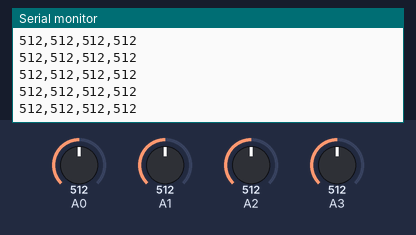
The sketch below on a simulated Arduino Uno, built with avr-gcc and run on an emulated ATmega328P. On the bench: the last lines printed to the serial monitor. The test bench sets the inputs (shaded band); at power-on: A0 = 512, A1 = 512, A2 = 512, A3 = 512.

Above: at 1.2 s.
1.3 s: A0 set to 716
At 1.34 s:
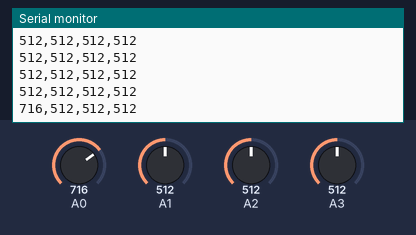
2.8 s: A1 set to 716
At 2.83 s:
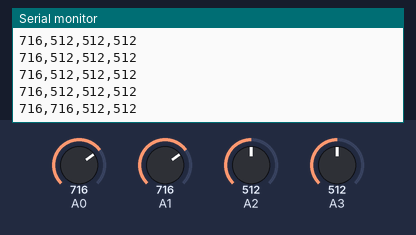
4.3 s: A2 set to 716
At 4.31 s:
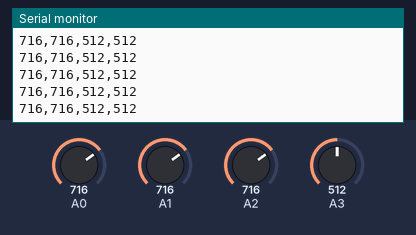
5.8 s: A3 set to 716
At 5.85 s:
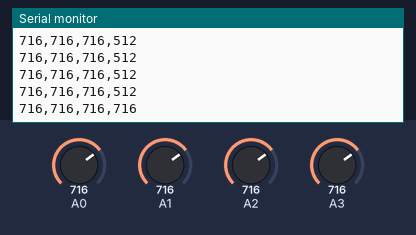
7.3 s: A0 set to 992
At 7.33 s:
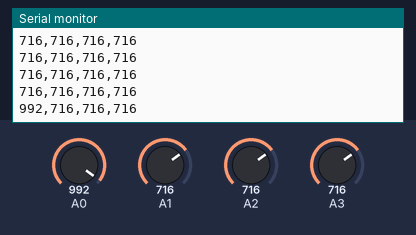
8.8 s: A1 set to 992
At 8.81 s:
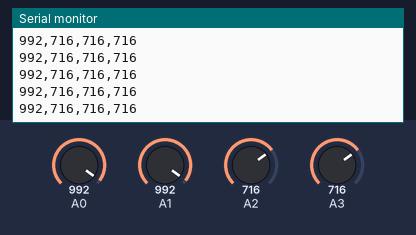
Timing chart, 0 to 11.3 s (numbered marks = the images above; inputs shaded):
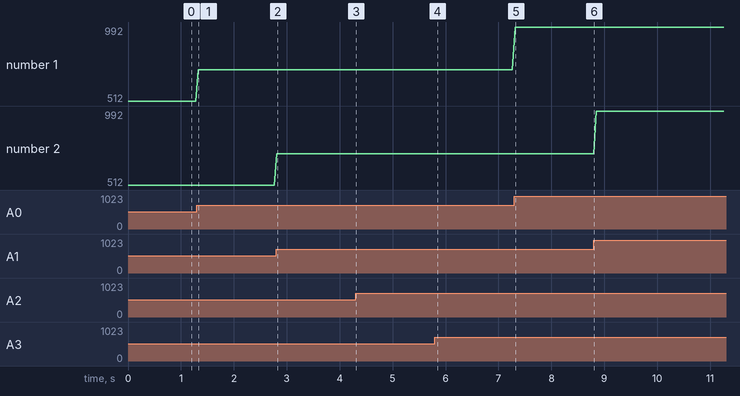

Measured:
- after the input at 1.3 s, the serial monitor: prints a new line at once (image 1)
- after the input at 2.8 s, the serial monitor: prints a new line at once (image 2)
- after the input at 5.8 s, the serial monitor: prints a new line at once (image 4)
- after the input at 7.3 s, the serial monitor: prints a new line at once (image 5)
- plotted number 1: 512 → 716 after the input at 1.3 s, 716 → 992 after the input at 7.3 s

The sketch:

arduino_with_joystick.ino
```cpp
//arduino UNO w 2 joysticks sending over serial

void setup() {
  Serial.begin(115200);
}

void loop() {
  int joy1X = analogRead(A0);
  int joy1Y = analogRead(A1);
  int joy2X = analogRead(A2);
  int joy2Y = analogRead(A3);

  Serial.print(joy1X);
  Serial.print(",");
  Serial.print(joy1Y);
  Serial.print(",");
  Serial.print(joy2X);
  Serial.print(",");
  Serial.println(joy2Y);

  delay(50);
}
```
